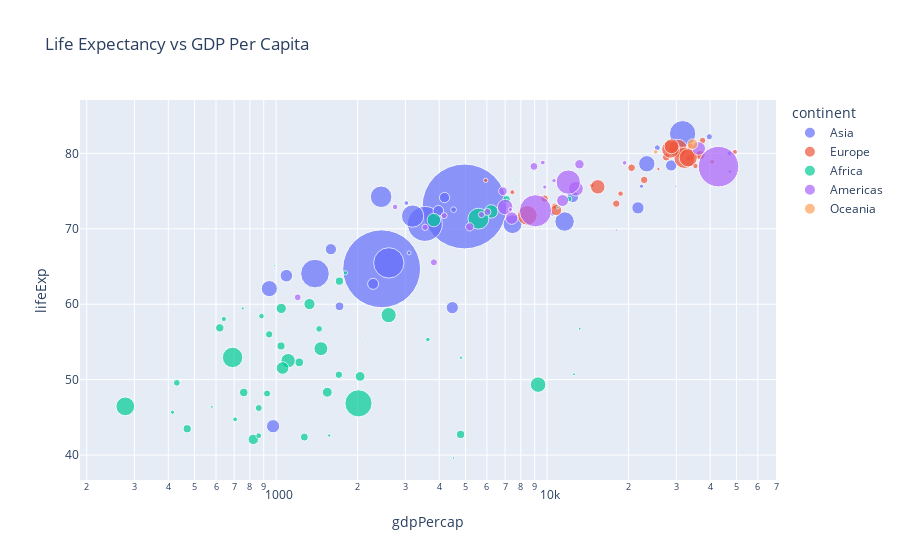

Source (notebook cell):
### Markdown cell above
## Bubble Plots

### Code cell
# With plotly express
# With x axis on log scale
fig = px.scatter(gapminder_subset, x="gdpPercap", y="lifeExp",color='continent',size='pop',hover_name="country", log_x=True, size_max=60,title='Life Expectancy vs GDP Per Capita')
fig.show()

### Figure 1 — Plotly figure (JSON) as saved in the notebook; plotly's stock layout.template omitted (floating-point values rounded to 4 significant figures)
{"data": [{"hovertemplate": "<b>%{hovertext}</b><br><br>continent=Asia<br>gdpPercap=%{x}<br>lifeExp=%{y}<br>pop=%{marker.size}<extra></extra>", "hovertext": ["Afghanistan", "Bahrain", "Bangladesh", "Cambodia", "China", "Hong Kong, China", "India", "Indonesia", "Iran", "Iraq", "Israel", "Japan", "Jordan", "Korea, Dem. Rep.", "Korea, Rep.", "Kuwait", "Lebanon", "Malaysia", "Mongolia", "Myanmar", "Nepal", "Oman", "Pakistan", "Philippines", "Saudi Arabia", "Singapore", "Sri Lanka", "Syria", "Taiwan", "Thailand", "Vietnam", "West Bank and Gaza", "Yemen, Rep."], "legendgroup": "Asia", "marker": {"color": "#636efa", "size": [31889923, 708573, 150448339, 14131858, 1318683096, 6980412, 1110396331, 223547000, 69453570, 27499638, 6426679, 127467972, 6053193, 23301725, 49044790, 2505559, 3921278, 24821286, 2874127, 47761980, 28901790, 3204897, 169270617, 91077287, 27601038, 4553009, 20378239, 19314747, 23174294, 65068149, 85262356, 4018332, 22211743], "sizemode": "area", "sizeref": 366300.0, "symbol": "circle"}, "mode": "markers", "name": "Asia", "orientation": "v", "showlegend": true, "type": "scatter", "x": [974.6, 29800.0, 1391.0, 1714.0, 4959.0, 39720.0, 2452.0, 3541.0, 11610.0, 4471.0, 25520.0, 31660.0, 4519.0, 1593.0, 23350.0, 47310.0, 10460.0, 12450.0, 3096.0, 944, 1091.0, 22320.0, 2606.0, 3190.0, 21650.0, 47140.0, 3970.0, 4185.0, 28720.0, 7458.0, 2442.0, 3025.0, 2281.0], "xaxis": "x", "y": [43.83, 75.64, 64.06, 59.72, 72.96, 82.21, 64.7, 70.65, 70.96, 59.55, 80.75, 82.6, 72.53, 67.3, 78.62, 77.59, 71.99, 74.24, 66.8, 62.07, 63.78, 75.64, 65.48, 71.69, 72.78, 79.97, 72.4, 74.14, 78.4, 70.62, 74.25, 73.42, 62.7], "yaxis": "y"}, {"hovertemplate": "<b>%{hovertext}</b><br><br>continent=Europe<br>gdpPercap=%{x}<br>lifeExp=%{y}<br>pop=%{marker.size}<extra></extra>", "hovertext": ["Albania", "Austria", "Belgium", "Bosnia and Herzegovina", "Bulgaria", "Croatia", "Czech Republic", "Denmark", "Finland", "France", "Germany", "Greece", "Hungary", "Iceland", "Ireland", "Italy", "Montenegro", "Netherlands", "Norway", "Poland", "Portugal", "Romania", "Serbia", "Slovak Republic", "Slovenia", "Spain", "Sweden", "Switzerland", "Turkey", "United Kingdom"], "legendgroup": "Europe", "marker": {"color": "#EF553B", "size": [3600523, 8199783, 10392226, 4552198, 7322858, 4493312, 10228744, 5468120, 5238460, 61083916, 82400996, 10706290, 9956108, 301931, 4109086, 58147733, 684736, 16570613, 4627926, 38518241, 10642836, 22276056, 10150265, 5447502, 2009245, 40448191, 9031088, 7554661, 71158647, 60776238], "sizemode": "area", "sizeref": 366300.0, "symbol": "circle"}, "mode": "markers", "name": "Europe", "orientation": "v", "showlegend": true, "type": "scatter", "x": [5937.0, 36130.0, 33690.0, 7446.0, 10680.0, 14620.0, 22830.0, 35280.0, 33210.0, 30470.0, 32170.0, 27540.0, 18010.0, 36180.0, 40680.0, 28570.0, 9254.0, 36800.0, 49360.0, 15390.0, 20510.0, 10810.0, 9787.0, 18680.0, 25770.0, 28820.0, 33860.0, 37510.0, 8458.0, 33200.0], "xaxis": "x", "y": [76.42, 79.83, 79.44, 74.85, 73.0, 75.75, 76.49, 78.33, 79.31, 80.66, 79.41, 79.48, 73.34, 81.76, 78.89, 80.55, 74.54, 79.76, 80.2, 75.56, 78.1, 72.48, 74.0, 74.66, 77.93, 80.94, 80.88, 81.7, 71.78, 79.42], "yaxis": "y"}, {"hovertemplate": "<b>%{hovertext}</b><br><br>continent=Africa<br>gdpPercap=%{x}<br>lifeExp=%{y}<br>pop=%{marker.size}<extra></extra>", "hovertext": ["Algeria", "Angola", "Benin", "Botswana", "Burkina Faso", "Burundi", "Cameroon", "Central African Republic", "Chad", "Comoros", "Congo, Dem. Rep.", "Congo, Rep.", "Cote d'Ivoire", "Djibouti", "Egypt", "Equatorial Guinea", "Eritrea", "Ethiopia", "Gabon", "Gambia", "Ghana", "Guinea", "Guinea-Bissau", "Kenya", "Lesotho", "Liberia", "Libya", "Madagascar", "Malawi", "Mali", "Mauritania", "Mauritius", "Morocco", "Mozambique", "Namibia", "Niger", "Nigeria", "Reunion", "Rwanda", "Sao Tome and Principe", "Senegal", "Sierra Leone", "Somalia", "South Africa", "Sudan", "Swaziland", "Tanzania", "Togo", "Tunisia", "Uganda", "Zambia", "Zimbabwe"], "legendgroup": "Africa", "marker": {"color": "#00cc96", "size": [33333216, 12420476, 8078314, 1639131, 14326203, 8390505, 17696293, 4369038, 10238807, 710960, 64606759, 3800610, 18013409, 496374, 80264543, 551201, 4906585, 76511887, 1454867, 1688359, 22873338, 9947814, 1472041, 35610177, 2012649, 3193942, 6036914, 19167654, 13327079, 12031795, 3270065, 1250882, 33757175, 19951656, 2055080, 12894865, 135031164, 798094, 8860588, 199579, 12267493, 6144562, 9118773, 43997828, 42292929, 1133066, 38139640, 5701579, 10276158, 29170398, 11746035, 12311143], "sizemode": "area", "sizeref": 366300.0, "symbol": "circle"}, "mode": "markers", "name": "Africa", "orientation": "v", "showlegend": true, "type": "scatter", "x": [6223.0, 4797.0, 1441.0, 12570.0, 1217.0, 430.1, 2042.0, 706.0, 1704.0, 986.1, 277.6, 3633.0, 1545.0, 2082.0, 5581.0, 12150.0, 641.4, 690.8, 13210.0, 752.7, 1328.0, 942.7, 579.2, 1463.0, 1569.0, 414.5, 12060.0, 1045.0, 759.3, 1043.0, 1803.0, 10960.0, 3820.0, 823.7, 4811.0, 619.7, 2014.0, 7670.0, 863.1, 1598.0, 1712.0, 862.5, 926.1, 9270.0, 2602.0, 4513.0, 1107.0, 883.0, 7093.0, 1056.0, 1271.0, 469.7], "xaxis": "x", "y": [72.3, 42.73, 56.73, 50.73, 52.3, 49.58, 50.43, 44.74, 50.65, 65.15, 46.46, 55.32, 48.33, 54.79, 71.34, 51.58, 58.04, 52.95, 56.73, 59.45, 60.02, 56.01, 46.39, 54.11, 42.59, 45.68, 73.95, 59.44, 48.3, 54.47, 64.16, 72.8, 71.16, 42.08, 52.91, 56.87, 46.86, 76.44, 46.24, 65.53, 63.06, 42.57, 48.16, 49.34, 58.56, 39.61, 52.52, 58.42, 73.92, 51.54, 42.38, 43.49], "yaxis": "y"}, {"hovertemplate": "<b>%{hovertext}</b><br><br>continent=Americas<br>gdpPercap=%{x}<br>lifeExp=%{y}<br>pop=%{marker.size}<extra></extra>", "hovertext": ["Argentina", "Bolivia", "Brazil", "Canada", "Chile", "Colombia", "Costa Rica", "Cuba", "Dominican Republic", "Ecuador", "El Salvador", "Guatemala", "Haiti", "Honduras", "Jamaica", "Mexico", "Nicaragua", "Panama", "Paraguay", "Peru", "Puerto Rico", "Trinidad and Tobago", "United States", "Uruguay", "Venezuela"], "legendgroup": "Americas", "marker": {"color": "#ab63fa", "size": [40301927, 9119152, 190010647, 33390141, 16284741, 44227550, 4133884, 11416987, 9319622, 13755680, 6939688, 12572928, 8502814, 7483763, 2780132, 108700891, 5675356, 3242173, 6667147, 28674757, 3942491, 1056608, 301139947, 3447496, 26084662], "sizemode": "area", "sizeref": 366300.0, "symbol": "circle"}, "mode": "markers", "name": "Americas", "orientation": "v", "showlegend": true, "type": "scatter", "x": [12780.0, 3822.0, 9066.0, 36320.0, 13170.0, 7007.0, 9645.0, 8948.0, 6025.0, 6873.0, 5728.0, 5186.0, 1202.0, 3548.0, 7321.0, 11980.0, 2749.0, 9809.0, 4173.0, 7409.0, 19330.0, 18010.0, 42950.0, 10610.0, 11420.0], "xaxis": "x", "y": [75.32, 65.55, 72.39, 80.65, 78.55, 72.89, 78.78, 78.27, 72.23, 74.99, 71.88, 70.26, 60.92, 70.2, 72.57, 76.19, 72.9, 75.54, 71.75, 71.42, 78.75, 69.82, 78.24, 76.38, 73.75], "yaxis": "y"}, {"hovertemplate": "<b>%{hovertext}</b><br><br>continent=Oceania<br>gdpPercap=%{x}<br>lifeExp=%{y}<br>pop=%{marker.size}<extra></extra>", "hovertext": ["Australia", "New Zealand"], "legendgroup": "Oceania", "marker": {"color": "#FFA15A", "size": [20434176, 4115771], "sizemode": "area", "sizeref": 366300.0, "symbol": "circle"}, "mode": "markers", "name": "Oceania", "orientation": "v", "showlegend": true, "type": "scatter", "x": [34440.0, 25190.0], "xaxis": "x", "y": [81.23, 80.2], "yaxis": "y"}], "layout": {"legend": {"itemsizing": "constant", "title": {"text": "continent"}, "tracegroupgap": 0}, "title": {"text": "Life Expectancy vs GDP Per Capita"}, "xaxis": {"anchor": "y", "domain": [0, 1], "title": {"text": "gdpPercap"}, "type": "log"}, "yaxis": {"anchor": "x", "domain": [0, 1], "title": {"text": "lifeExp"}}}}
